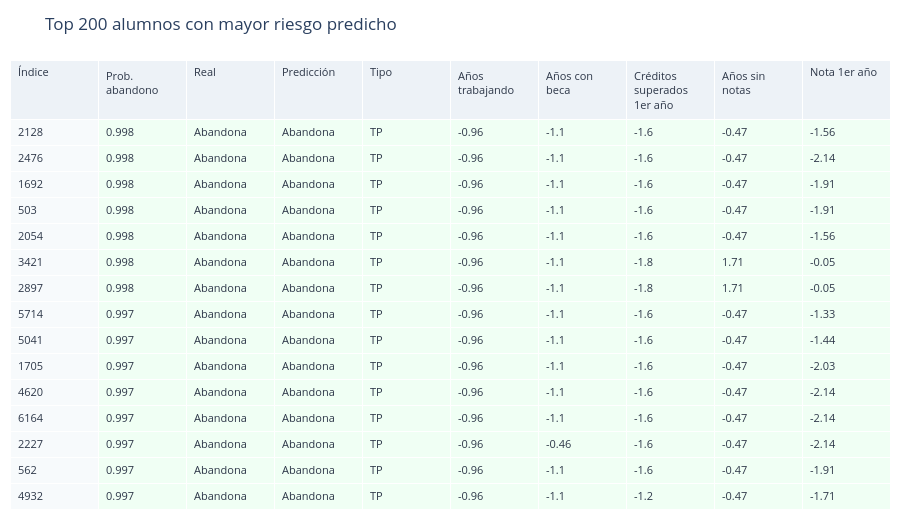

The cell this chart's notebook holds for it:
### Code cell
# ============================================================
# CELDA 6: GRÁFICO 3 — TABLA INTERACTIVA DE ALUMNOS
# Top 200 alumnos con mayor probabilidad predicha.
# Ordenable por columna. Coloreada por tipo de clasificación.
# ============================================================
top200_idx = np.argsort(y_prob)[::-1][:200]

df_tabla = pd.DataFrame({
    'Índice':         top200_idx,
    'Prob. abandono': y_prob[top200_idx].round(3),
    'Real':           ['Abandona' if v==1 else 'No abandona' for v in y_true[top200_idx]],
    'Predicción':     ['Abandona' if v==1 else 'No abandona' for v in y_pred[top200_idx]],
    'Tipo':           tipo_cls[top200_idx],
})

# Añadir top 5 features
top5_feat = [feature_names[i] for i in top12_idx[:5]]
for f in top5_feat:
    df_tabla[nombre_legible(f)] = X_test.iloc[top200_idx][f].values.round(2)

colores_fila = {'TP':'#f0fff4','TN':'#ebf8ff','FP':'#fffbeb','FN':'#fff5f5'}
fill_colors  = [[colores_fila.get(t, 'white') for t in df_tabla['Tipo']]]

fig_tabla = go.Figure(go.Table(
    header=dict(
        values=list(df_tabla.columns),
        fill_color='#edf2f7',
        font=dict(size=11, color='#2d3748'),
        align='left', height=32,
    ),
    cells=dict(
        values=[df_tabla[c] for c in df_tabla.columns],
        fill_color=['#f7fafc'] + fill_colors * (len(df_tabla.columns)-1),
        font=dict(size=11, color='#2d3748'),
        align='left', height=26,
    )
))
fig_tabla.update_layout(
    title='Top 200 alumnos con mayor riesgo predicho',
    height=520, width=900,
    margin=dict(t=60, b=10, l=10, r=10),
)
fig_tabla.show()
print('✅ Tabla interactiva generada.')

### Figure 1 — Plotly figure (JSON) as saved in the notebook; plotly's stock layout.template omitted (floating-point values rounded to 4 significant figures; data arrays with more than 128 entries replaced by an {"elided": "..."} marker saying what was removed)
{"data": [{"cells": {"align": "left", "fill": {"color": ["#f7fafc", {"elided": "200 str values"}, {"elided": "200 str values"}, {"elided": "200 str values"}, {"elided": "200 str values"}, {"elided": "200 str values"}, {"elided": "200 str values"}, {"elided": "200 str values"}, {"elided": "200 str values"}, {"elided": "200 str values"}]}, "font": {"color": "#2d3748", "size": 11}, "height": 26, "values": {"elided": "10x200 mixed values"}}, "header": {"align": "left", "fill": {"color": "#edf2f7"}, "font": {"color": "#2d3748", "size": 11}, "height": 32, "values": ["Índice", "Prob. abandono", "Real", "Predicción", "Tipo", "Años trabajando", "Años con beca", "Créditos superados 1er año", "Años sin notas", "Nota 1er año"]}, "type": "table"}], "layout": {"height": 520, "margin": {"b": 10, "l": 10, "r": 10, "t": 60}, "title": {"text": "Top 200 alumnos con mayor riesgo predicho"}, "width": 900}}
